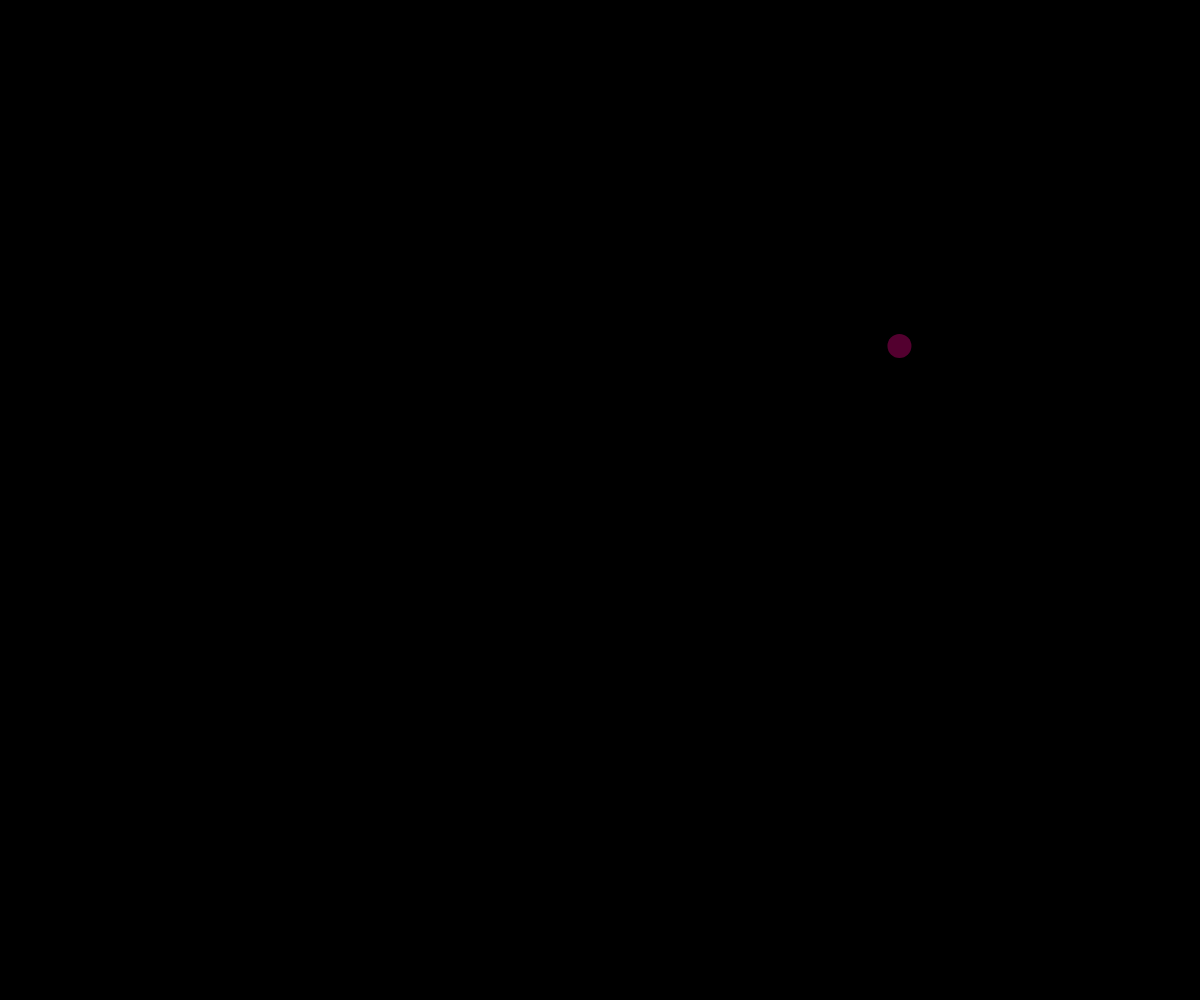
Frame 1 (no input)
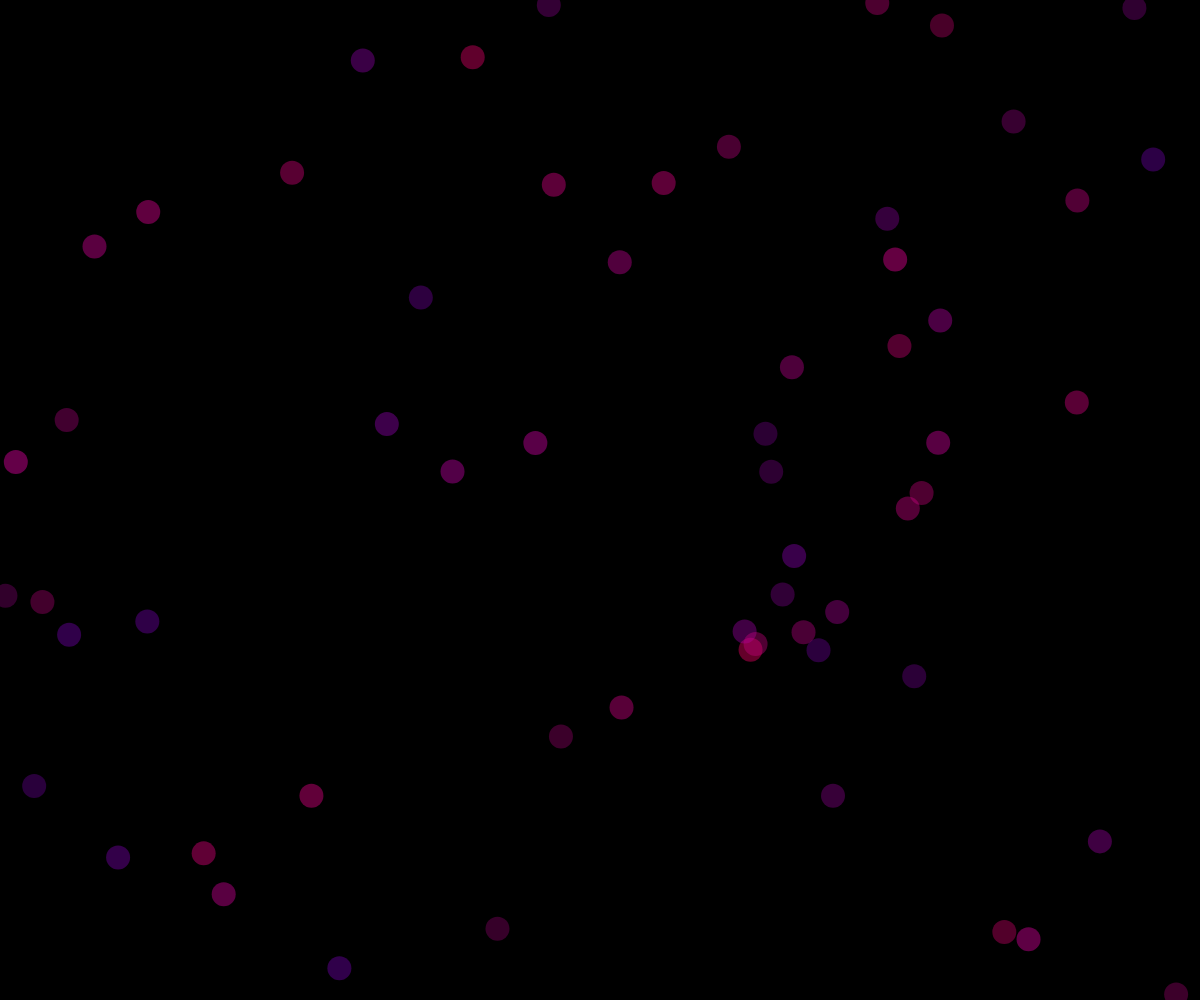
Frame 60 (no input)
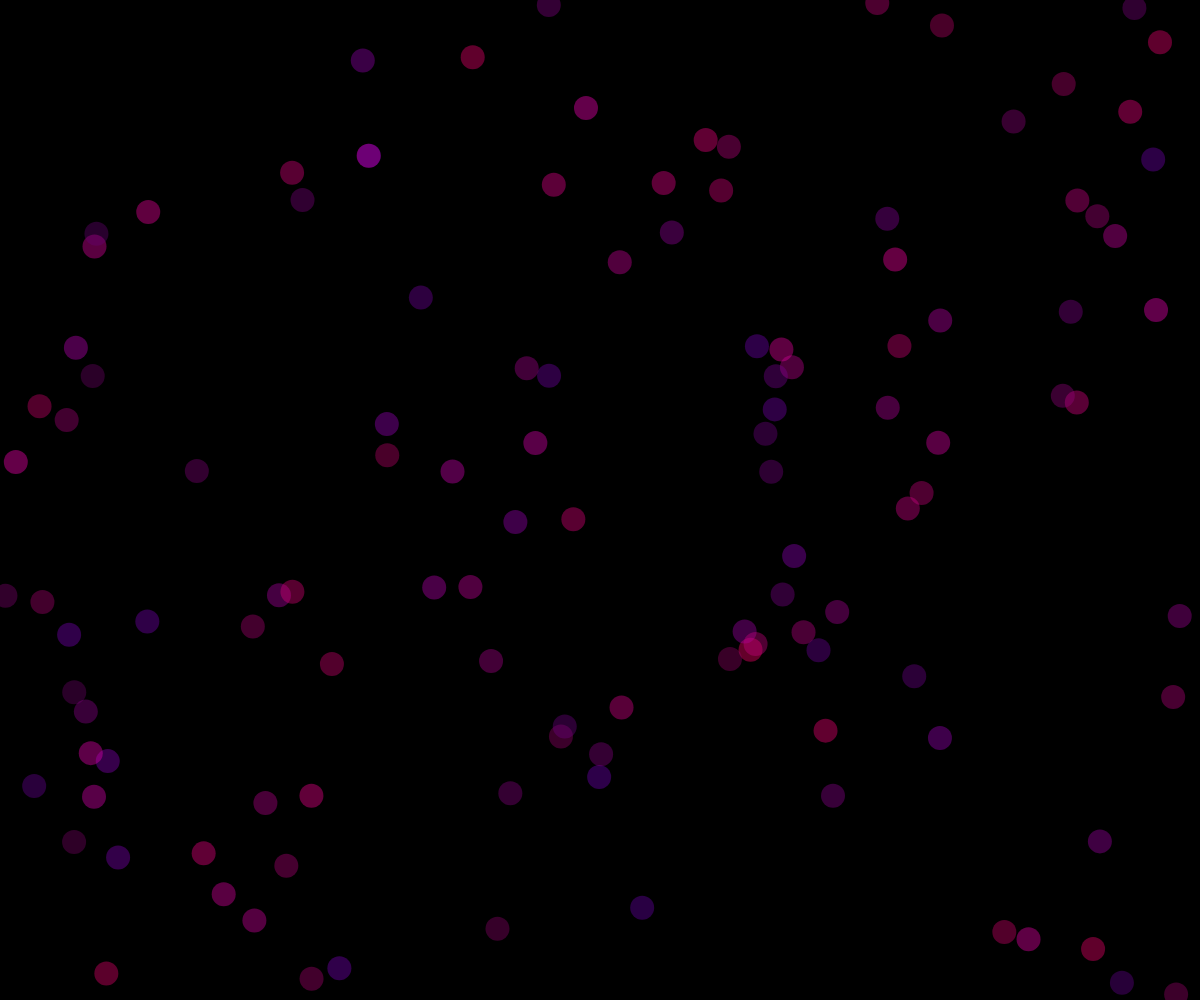
Frame 120 (the mouse pressed at the canvas centre since frame 60)

The p5.js sketch that drew these frames (run headless with seeded random() and noise() and a simulated clock; from frame 60 on, the mouse is pressed at the canvas centre):

// p5.js sketch
// ── sketch.js
var spot = {
  x: 100,
  y: 50
}

var col = {
  r: 255,
  g: 0,
  b: 0
}

function setup() {
  createCanvas(windowWidth, windowHeight);
  background(0);
}

function draw() {
  
  col.r = random(100, 255);
  col.g = 0;
  col.b = random(100, 190);

  spot.x = random(0, width);
  spot.y = random(0, height);
  noStroke();
  fill(col.r, col.g, col.b, 100);
  ellipse(spot.x, spot.y, 24, 24);
}
